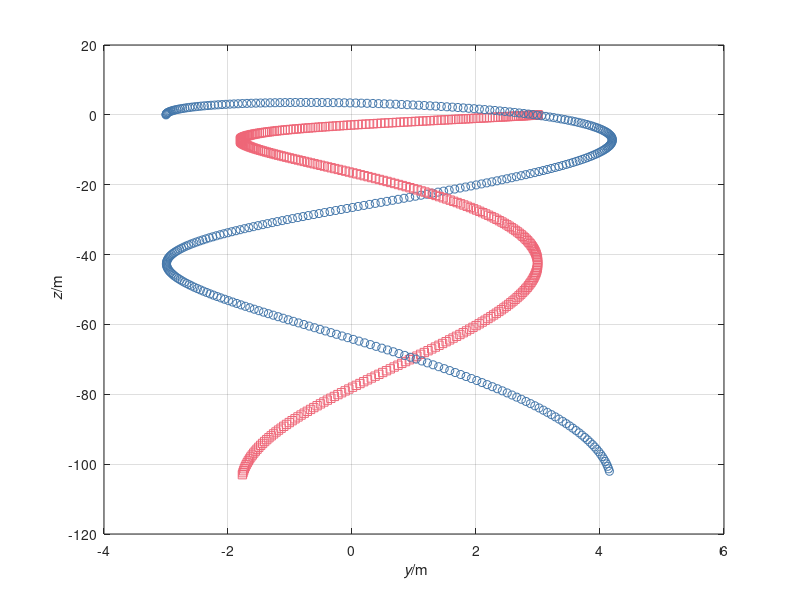

This figure's MATLAB source:
%%% Simulation of two bodies connected by Hookean material in 2D
%% Coordinates (t, y, z)

%% Constants
ma = 2;	   % kg: mass object a
mb = 3;	   % kg: mass object b
g = 9.81;  % N/kg: gravitational acceleration
ln = 1;	   % m: natural length
k = 5;	   % N/m: spring constant

%% Initial conditions
t = 0;	       % s: initial time
ra = [-3, 0];  % m: initial position object a
rb = [3, 0];   % m: initial position object b
va = [0, 10];  % m/s: initial velocity object a
vb = [0, 0];   % m/s: initial velocity object b

%% Boundary conditions
Ga = -ma * g * [0, 1];  % N: gravity supply object a
Gb = -mb * g * [0, 1];  % N: gravity supply object b

%% Parameters for time loop
t1 = 5;	      % s: final time
dt = 0.0001;  % s: time step %@

%% Plotting
dtplot = t1/360;  % time interval between plots
tplot = dtplot;	  % time for next plot
figure
plot(ra(1), ra(2), 'o', 'color', '#4477AA')
hold on; grid on
plot(rb(1), rb(2), 's', 'color', '#EE6677')
xlabel('{\it y}/m'); ylabel('{\it z}/m') %@

%% State: ra, rb, va, vb
%% Numerical time integration
while t < t1
  %% constitutive relations
  Pa = ma * va;
  Pb = mb * vb;
  l = norm(ra - rb); % calculation of present length
  Fa = -k * (l - ln) * (ra - rb)/l;
  Fb = -Fa; % balance of momentum for Hookean material

  %% balance laws
  t = t + dt;
  Pa = Pa + (Fa + Ga) * dt;
  Pb = Pb + (Fb + Gb) * dt;
  ra = ra + va * dt;
  rb = rb + vb * dt;

  %% constitutive relations
  va = Pa / ma;
  vb = Pb / mb; %@

  %% plot
  if t > tplot
    plot(ra(1), ra(2), 'o', 'color', '#4477AA')
    plot(rb(1), rb(2), 's', 'color', '#EE6677')
    pause(0)
    tplot = tplot + dtplot;
  end %@
end
